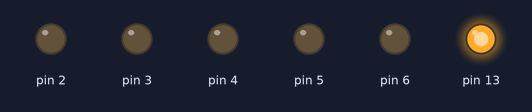
Bench run of a sketch on a simulated Arduino Uno, built with avr-gcc and run on an emulated ATmega328P. Shown: output pins drawn as LEDs (lit = HIGH).

Above: at 0.2 s.
At 1.7 s:
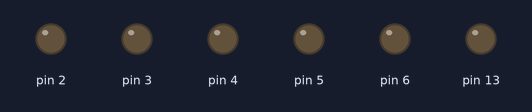
At 2.2 s:
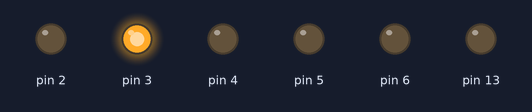
At 3.2 s:
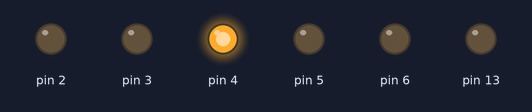
At 4.2 s:
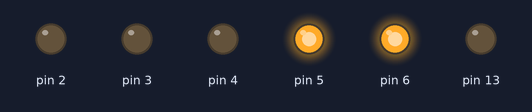
At 6.2 s:
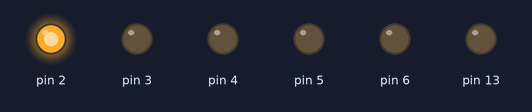
Timing chart, 0 to 6.5 s (numbered marks = the images above):
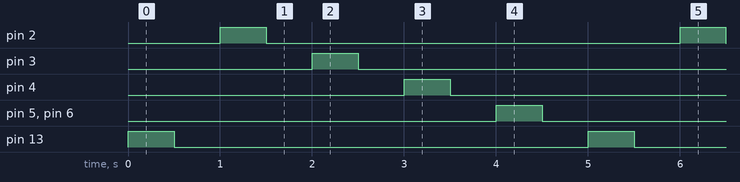

Measured:
- by itself, pin 2–6, pin 13: alternates HIGH for 0.50 s and LOW for 4.5 s
- by itself, everything shown: repeats every 5.0 s, in 10 steps

The sketch:

sketch_sep23a.ino
```cpp
//Input and Output
//pinMode -> Menentukan arah I/O
  //  pinMode(no_pin, OUTPUT);
    // no_pin => 0 - 13
      //digitalWrite (no_pin, HIGH); -> HIGH/1 = 5 Volt
      //digitalWrite (no_pin, LOW); -> LOW/0 = 5 Volt
      //analogWrite
  //  pinMode(no_pin, INPUT);
    // no_pin ANALOG => 0 - 13
    // no_pin DIGITAL => 0 - 13
      //digitalRead
      //analogRead
//digitalWrite
//analogWrite
//

void setup() {
  // put your setup code here, to run once:
  pinMode (13, OUTPUT);
  pinMode (2, OUTPUT);
  pinMode (3, OUTPUT);
  pinMode (4, OUTPUT);
  pinMode (5, OUTPUT);
  pinMode (6, OUTPUT);
}

void loop() {
  // put your main code here, to run repeatedly:

  digitalWrite (13, 1);
  delay(500);
  digitalWrite (13, 0);
  delay(500);
  digitalWrite (2, 1);
  delay(500);
  digitalWrite (2, 0);
  delay(500);
  digitalWrite (3, 1);
  delay(500);
  digitalWrite (3, 0);
  delay(500);
  digitalWrite (4, 1);
  delay(500);
  digitalWrite (4, 0);
  delay(500);
  digitalWrite (5, 1);
  digitalWrite (6, 1);
  delay(500);
  digitalWrite (5, 0);
  digitalWrite (6, 0);
  delay(500);
}
```
